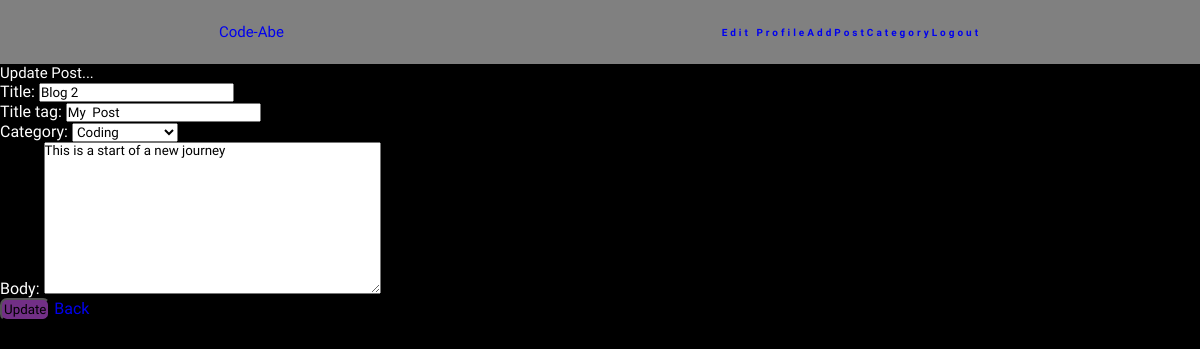
Screenshot of /article/edit/3 (signed in) with the database file from the repository.
### myblog/models.py (models this page shows, shortened)
class Post(models.Model):
    title = models.CharField(max_length=255)
    title_tag = models.CharField(max_length=255, default="My Blog Post")
    author = models.ForeignKey(User, on_delete=models.CASCADE)
    body = RichTextField(blank=True,null=True)
    post_date = models.DateField(auto_now_add=True)
    category = models.CharField(max_length=255, default="Coding")
    likes = models.ManyToManyField(User, related_name="blog_post")

### myblog/views.py (the view)
# urls.py: path("article/edit/<int:pk>", Update_PostView.as_view(), name="update_post"),
class Update_PostView(UpdateView):
    model = Post
    form_class = PostForm
    template_name = 'update_post.html'

### myblog/forms.py
class PostForm(forms.ModelForm):
    class Meta:
        model = Post
        fields = ("title", "title_tag", "author","category", "body")
        widgets = {
            'category': forms.Select(choices=choice_list),
            "author": forms.TextInput(attrs={'id': 'author', 'value': '', 'type': 'hidden'})
        }

### myblog/templates/update_post.html (shortened to what this page needs)
{% extends 'base.html' %} {% block title %}Update A Post{% endblock %}
{% block body %}
<div class="container">
    {% if user.is_authenticated %}
      {% if user.id == post.author.id %}
    <form method="POST">
      <h1>Update Post...</h1>
        {{ form.as_p }}
        <button>Update</button>
        <a href="{% url 'home' %}">Back</a>
      {% endif %}
    {% endif %}
</div>
{% endblock %}

### static/styles/base.css (style rules this page uses)
* { margin: 0px; padding: 0px; box-sizing: border-box; text-decoration: none; font-weight: 500; }
body { background-color: black; }
h1 { font-size: 15px; color: rgb(22, 18, 66) }

### myblog/templates/base.html (style rules this page uses)
* { font-family: Dynapuff }

### myblog/templates/update_post.html (style rules this page uses)
p { color: white }
h1 { color: white }
button { background-color:rgb(114, 47, 134); border-radius: 7px; padding: 2px }

### rows the page displays
Post: title "Blog 2", title_tag "My Post", category "Coding", body "This is a start of a new journey"
